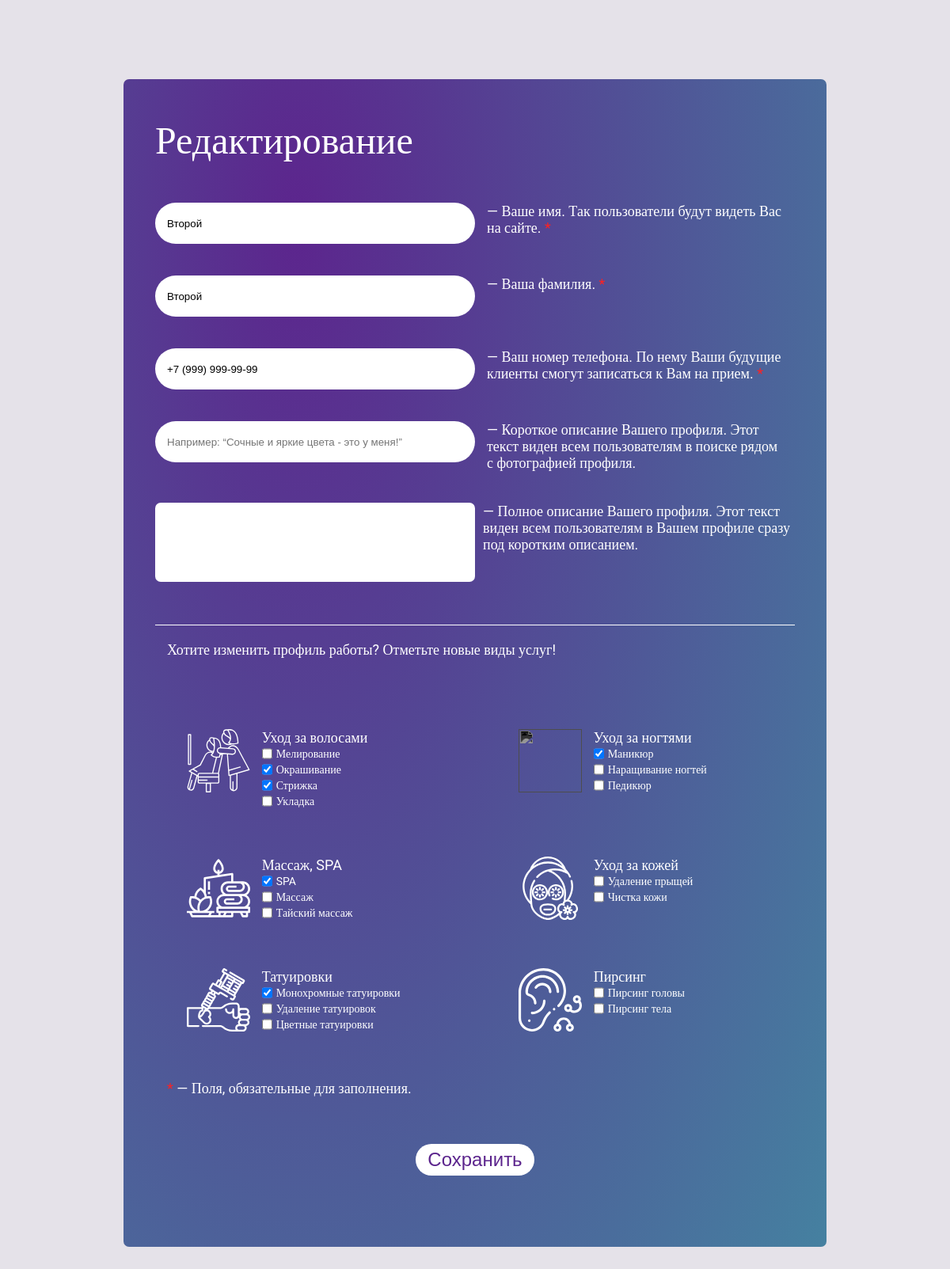
Screenshot of /users/2/edit (signed in) with the database file from the repository.
### src/models/client.py (models this page shows, shortened)
class Client(User):
    __table_args__ = {'extend_existing': True}
    avatar_path = db.Column(db.String(50))
    reviews = db.relationship('Review', backref='author', lazy='dynamic', foreign_keys='Review.author_id')
    __mapper_args__ = {
        'polymorphic_identity': 'client',
    }

### src/models/master.py (models this page shows)
class Master(Client):
    __tablename__ = 'master'
    id = db.Column(db.Integer, db.ForeignKey('client.id'), primary_key=True)
    phone_number = db.Column(db.String(20))
    short_description = db.Column(db.String(250), default='')
    description = db.Column(db.String(2000), default='')
    services = db.relationship("Service", secondary='master_service', back_populates="masters")
    reviews_about_master = db.relationship('Review', backref='master', lazy='dynamic', foreign_keys='Review.master_id')
    average_rating = db.Column(db.Integer)
    __mapper_args__ = {
        'polymorphic_identity': 'master',
    }

### src/models/category.py (models this page shows)
class Category(db.Model):
    __tablename__ = 'category'
    id = db.Column(db.Integer, primary_key=True)
    name = db.Column(db.String(50), unique=True)
    services = db.relationship('Service', backref='category', lazy='dynamic')

### src/models/service.py (models this page shows)
class Service(db.Model):
    __tablename__ = 'service'
    __table_args__ = (
        db.UniqueConstraint('category_id', 'name'),
    )
    id = db.Column(db.Integer, primary_key=True)
    category_id = db.Column(db.Integer, db.ForeignKey('category.id'))
    name = db.Column(db.String(50))
    masters = db.relationship("Master", secondary='master_service', back_populates="services")

### src/controllers/profile.py (the view, shortened to what this page needs)
@profile.route('/<int:id>/edit', methods=['GET', 'POST'])
@login_required
def profile_edit(id):
    user = Client.query.get_or_404(id)
    if user != current_user:
        abort(403)
    if user.type == 'master':
        edit_form = MasterProfileEditForm()
        template = 'master_profile_edit.html'
    else:
        edit_form = ClientProfileEditForm()
        template = 'client_profile_edit.html'
    if request.method == 'GET':
        edit_form.populate_fields(user)
    categories = {category.name: category for category in Category.query.all()}
    return render_template(template, title='Редактирование профиля', search_form=SearchForm(), edit_form=edit_form,
                           categories=categories)

### src/forms/profile/master_profile_edit_form.py
class MasterProfileEditForm(ClientProfileEditForm, PhoneNumberServicesForm):
    short_description = StringField('Краткое описание', validators=[Length(min=10, max=250), Optional()])
    description = TextAreaField('Описание', validators=[Length(min=10, max=2000), Optional()])
    def populate_fields(self, user):
        super().populate_fields(user)
        self.phone_number.data = user.phone_number
        self.short_description.data = user.short_description
        self.description.data = user.description
        self.services.data = [service.id for service in user.services]

### src/forms/search/search_form.py
class SearchForm(FlaskForm):
    query = StringField('Запрос', description="Например, “мелирование”")  # validators=[InputRequired(), Length(min=2, max=50)]

### login_manager.py (called while the page is built)
@login_manager.user_loader
def load_user(id):
    return Client.query.get(int(id))

### src/forms/profile/client_profile_edit_form.py (called while the page is built)
    def populate_fields(self, user):
        self.name.data = user.name
        self.surname.data = user.surname

### src/templates/profile/master_profile_edit.html (shortened to what this page needs)
{% from "display_form_errors.html" import display_form_errors %}
{% from "render_services.html" import render_services %}
{% extends "layout.html" %}
{% block content %}
	<div class="container">
		<div class="row justify-content-center align-content-center margin-bot-xl margin-top-xl margin-lr-auto w80">
			<div class="col bgr-grad-rad content-area">
				<div class="col pad-h-m pad-v-s margin-top-m margin-bot-m">
					<div class="row">
						<div class="header-lg txt-clr-white">Редактирование</div>
					</div>
					<form method="post" name="edit_form">
						<div class="row pad-v-xs margin-top-m">
							<div class="row margin-bot-top-10 w100">
								<div class="col input-lg bgr-plain-white">
									<div class="row h100">
                                        {{ edit_form.name(class="col align-self-center txt-suggest", placeholder=edit_form.name.label.text, maxlength="25", minlength="2") }}
									</div>
								</div>
								<div class="col">
									<div class="text-regular txt-clr-white">
										— Ваше имя. Так пользователи будут видеть Вас на сайте.
										<span class="txt-clr-red">*</span>
									</div>
								</div>
							</div>
						</div>
						<div class="row pad-v-xs">
							<div class="row margin-bot-top-10 w100">
								<div class="col input-lg bgr-plain-white">
									<div class="row h100">
                                        {{ edit_form.surname(class="col align-self-center txt-suggest", placeholder=edit_form.surname.label.text, maxlength="25", minlength="2") }}
									</div>
								</div>
								<div class="col">
									<div class="text-regular txt-clr-white">
										— Ваша фамилия.
										<span class="txt-clr-red">*</span>
									</div>
								</div>
							</div>
						</div>
						<div class="row pad-v-xs">
							<div class="row margin-bot-top-10 w100">
								<div class="col input-lg bgr-plain-white">
									<div class="row h100">
                                        {{ edit_form.phone_number(**{'data-inputmask': "'mask': '+7 (999) 999-99-99'", 'placeholder': "+7 (999) 999-99-99", 'class': "col align-self-center txt-suggest"}) }}
									</div>
								</div>
								<div class="col">
									<div class="text-regular txt-clr-white">
										— Ваш номер телефона. По нему Ваши будущие клиенты смогут записаться к Вам на прием.
										<span class="txt-clr-red">*</span>
									</div>
								</div>
							</div>
						</div>
						<div class="row pad-v-xs">
							<div class="row margin-bot-top-10 w100">
								<div class="col input-lg bgr-plain-white">
									<div class="row h100">
                                        {{ edit_form.short_description(class="col align-self-center txt-suggest", placeholder="Например: “Сочные и яркие цвета - это у меня!”", maxlength="250", minlength="10") }}
									</div>
								</div>
								<div class="col">
									<div class="text-regular txt-clr-white">
										— Короткое описание Вашего профиля. Этот текст виден всем пользователям в поиске рядом с фотографией профиля.
									</div>
								</div>
							</div>
						</div>
						<div class="row pad-v-xs">
							<div class="row margin-bot-top-10 w100">
								<div class="col-6 description pad-zero">
                                    {{ edit_form.description(class="content-area", maxlength="2000", minlength="10") }}
								</div>
								<div class="col pad-zero margin-left-15">
									<div class="text-regular txt-clr-white">
										— Полное описание Вашего профиля. Этот текст виден всем пользователям в Вашем профиле сразу под коротким описанием.
									</div>
								</div>
							</div>
						</div>
						<div class="row pad-v-xs v-line-t-w margin-top-m">
							<div class="row margin-bot-top-10">
								<div class="col">
									<div class="text-regular txt-clr-white">
										Хотите изменить профиль работы? Отметьте новые виды услуг!
									</div>
								</div>
							</div>
						</div>
                        {{ render_services(categories, edit_form.services) }}
						<div class="row pad-v-xs">
							<div class="row margin-bot-top-10">
								<div class="col">
									<div class="text-regular txt-clr-white">
										<span class="txt-clr-red">*</span>
										— Поля, обязательные для заполнения.
									</div>
								</div>
							</div>
						</div>
						<div class="row pad-v-m justify-content-center">
							<div class="col-md-auto reg-bttn pad-zero">
                                {{ edit_form.edit(class="col align-self-center header-md auto-mg-t-b txt-clr-purple btn bgr-plain-white pad-lr-s") }}
							</div>
						</div>
					</form>
				</div>
			</div>
		</div>
	</div>
{% endblock %}

### src/templates/render_services.html
{% macro render_category(category, services_field, img) -%}
    <div class="col pad-zero">
        <div class="row margin-top-m margin-bot-m">
            <div class="col pad-zero">
                <div class="row align-items-center margin-zero-lr justify-content-end">
                    <img src="{{ url_for('static', filename='imgs/' + img) }}" class="filter-white icon-md">
                </div>
            </div>
            <div class="col-8 txt-clr-white">
                <div class="text-regular">
                    {{ category.name }}
                </div>
                {% for service in category.services %}
                    {% set id = services_field.name + '-' + (service.id - 1) | string %}
                    <div class="form-check">
                        <input class="form-check-input" id="{{ id }}" name="{{ services_field.name }}" type="checkbox" value="{{ service.id }}" {{ 'checked' if services_field.data and service.id in services_field.data }} >
                        <label class="form-check-label" for="{{ id }}">{{ service.name }}</label>
                    </div>
                {% endfor %}
            </div>
        </div>
    </div>
{%- endmacro %}
{% macro render_services(categories, services_field) -%}
    {% set hair_care = categories['Уход за волосами'] %}
    {% set nail_care = categories['Уход за ногтями'] %}
    {% set massage_spa = categories['Массаж, SPA'] %}
    {% set skin_care = categories['Уход за кожей'] %}
    {% set tattoos = categories['Татуировки'] %}
    {% set piercing = categories['Пирсинг'] %}
    <div class="row pad-v-xs margin-top-m justify-content-center">
        <div class="col pad-zero">
            <div class="row">
                {{ render_category(hair_care, services_field, 'hair-styler.svg') }}
                {{ render_category(nail_care, services_field, 'fashion.svg') }}
            </div>
            <div class="row">
                {{ render_category(massage_spa, services_field, 'spa.svg') }}
                {{ render_category(skin_care, services_field, 'spa (1).svg') }}
            </div>
            <div class="row">
                {{ render_category(tattoos, services_field, 'tattoo.svg') }}
                {{ render_category(piercing, services_field, 'ear.svg') }}
            </div>
        </div>
    </div>
{%- endmacro %}

### src/static/css/styling.css (style rules this page uses)
html { background-color: #E5E2E9; font-family: Roboto; margin: 0; }
body { margin: 0; background-color: unset; }
textarea { border: none; outline: none; font-family: Roboto; resize: none; }
input { border: none; background: none; outline: none; height: 100%; }
input[type=submit] { cursor: pointer; text-align: center; }
input[type=checkbox] { min-height: 20px; margin: 0 5px 0 0; }
label { font-size: 14px; line-height: 18px; }
.btn { border-radius: 26px; font-size: 20px; border: none; height: 40px; }
.form-check { display: flex; align-items: center; }
.h100 { height: 100%; }
.w100 { width: 100%; }
.w80 { width: 80%; }
.pad-lr-s { padding-left: 15px; padding-right: 15px; }
.pad-h-m { padding-right: 40px; padding-left: 40px; }
.pad-v-xs { padding-top: 10px; padding-bottom: 10px; }
.pad-v-s { padding-top: 20px; padding-bottom: 20px; }
.pad-v-m { padding-top: 40px; padding-bottom: 40px; }
.pad-zero { padding: 0; }
.margin-left-15 { margin-left: 10px; }
.margin-lr-auto { margin-left: auto; margin-right: auto; }
.margin-top-m { margin-top: 30px; }
.margin-bot-m { margin-bottom: 30px; }
.margin-bot-xl { margin-bottom: 100px; }
.margin-top-xl { margin-top: 100px; }
.margin-zero-lr { margin-left: 0; margin-right: 0; }
.margin-bot-top-10 { margin: 10px 0 10px 0; }
.description textarea { width: 100%; min-height: 100px; }
.bgr-grad-rad { background: radial-gradient(108.27% 146.99% at 24.63% 12.37%, #5C258D 0%, #4389A2 100%); }
.bgr-plain-white { background: #FFFFFF; }
.content-area { border-radius: 7px; }
.input-lg { height: 52px; border-radius: 49px; width: 96%; }
.icon-md { width: 80px; height: 80px; }
.filter-white { filter: invert(100%) sepia(100%) saturate(0%) hue-rotate(345deg) brightness(101%) contrast(101%); }
.v-line-t-w { border-top: 1px solid white; }
.reg-bttn { width: auto; }
.header-lg { font-style: normal; font-weight: 100; font-size: 48px; line-height: 56px; }
.header-md { font-style: normal; font-weight: normal; font-size: 24px; line-height: 28px; }
.auto-mg-t-b { margin-top: auto; margin-bottom: auto; }
.text-regular { font-style: normal; font-size: 18px; line-height: 21px; }
.txt-suggest { text-align: left; }
.txt-clr-purple { color: #5C258D; }
.txt-clr-red { color: #FF2121 }
.txt-clr-white { color: #FFFFFF; }

### rows the page displays
Client: name "Второй", surname "Второй"
Master: phone_number "+7 (999) 999-99-99"
Category: name "Уход за волосами"
Service: name "Мелирование"
Service: name "Окрашивание"
Service: name "Стрижка"
Service: name "Укладка"
Category: name "Уход за ногтями"
Service: name "Маникюр"
Service: name "Наращивание ногтей"
Service: name "Педикюр"
Category: name "Массаж, SPA"
Service: name "SPA"
Service: name "Массаж"
Service: name "Тайский массаж"
Category: name "Уход за кожей"
Service: name "Удаление прыщей"
Service: name "Чистка кожи"
Category: name "Татуировки"
Service: name "Монохромные татуировки"
Service: name "Удаление татуировок"
Service: name "Цветные татуировки"
Category: name "Пирсинг"
Service: name "Пирсинг головы"
Service: name "Пирсинг тела"
